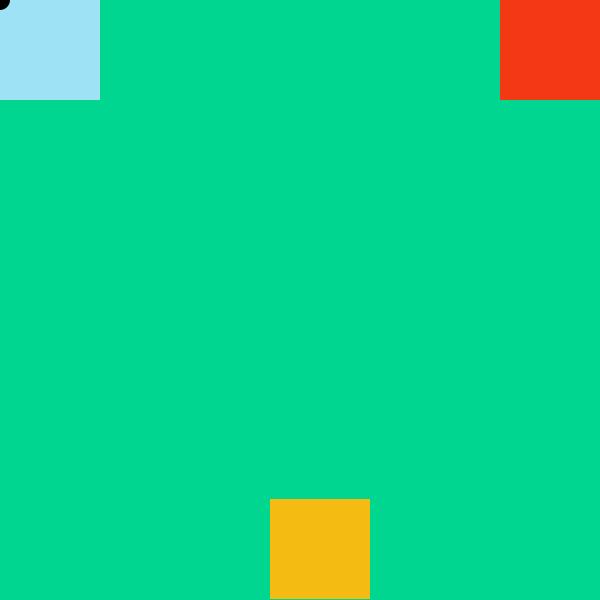
Frame 1 (no input)
Frame 60 (the mouse pressed at the canvas centre just before this capture): identical to frame 1, image omitted
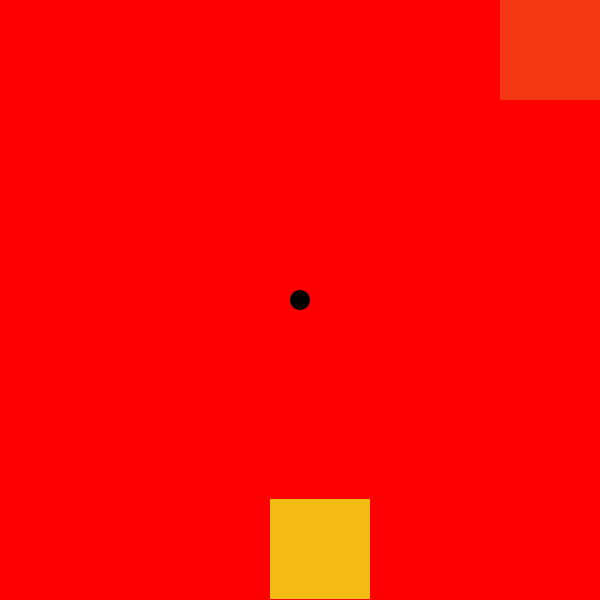
Frame 120 (the mouse held since frame 60 and released just before this capture)

The Processing sketch that drew these frames (run headless with seeded random() and noise(); from frame 60 on, the mouse is pressed at the canvas centre):

// Processing sketch: processing_98518
// ── processing_98518.pde


//Danielle Gorodenzik
//Final Presentation Rough Draft 



float x_position = 100;
float y_position = 10;
void setup () {
  size(600, 600);
  smooth();
}
void draw() {
  background(0, 214, 144);



  //Four Corners

  //top left israel
  //Israel
  noStroke();
  fill(157, 227, 245);
  rect(0, 0, 100, 100);
  if ((mouseX>0)&&(mouseX<400))
    if ((mouseY>0)&&(mouseY<400)) {
      fill(255, 0, 0);
      noStroke();
      rect(0, 0, 800, 800);
    }

  //top right New York
  //New York
  noStroke();
  fill(244, 56, 19);
  rect(500, 0, 100, 100);

  if ((mouseX>400)&&(mouseX<800))
    if ((mouseY>0)&&(mouseY<400)) {
      fill(255, 14, 252);
      noStroke();
      rect(100, 100, 600, 600);
    }


  //bottom center Los Angeles
  //Los Angeles
  noStroke();
  fill(244, 188, 19);
  rect(270, 499, 100, 100);
  if ((mouseX>0)&&(mouseX<400))
    if ((mouseY>400)&&(mouseY<800)) {
      fill(0, 255, 39);
      noStroke();
      rect (300, 300, 200, 200);
    }




  //Airplane
  fill(0);
  ellipse (mouseX, mouseY, 20, 20);
}
